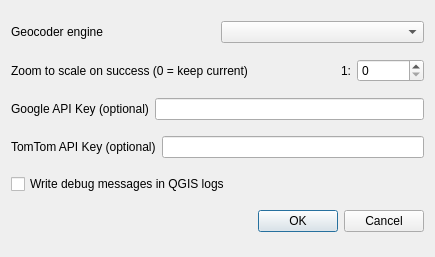
<?xml version="1.0" encoding="UTF-8"?>
<ui version="4.0">
 <class>Config</class>
 <widget class="QDialog" name="Config">
  <property name="enabled">
   <bool>true</bool>
  </property>
  <property name="geometry">
   <rect>
    <x>0</x>
    <y>0</y>
    <width>435</width>
    <height>257</height>
   </rect>
  </property>
  <property name="windowTitle">
   <string>Settings</string>
  </property>
  <layout class="QVBoxLayout" name="verticalLayout">
   <item>
    <layout class="QHBoxLayout" name="horizontalLayout">
     <item>
      <widget class="QLabel" name="label_5">
       <property name="text">
        <string>Geocoder engine</string>
       </property>
      </widget>
     </item>
     <item>
      <widget class="QComboBox" name="geocoderComboBox"/>
     </item>
    </layout>
   </item>
   <item>
    <layout class="QHBoxLayout" name="horizontalLayout_2">
     <item>
      <widget class="QLabel" name="label_3">
       <property name="text">
        <string>Zoom to scale on success (0 = keep current)</string>
       </property>
      </widget>
     </item>
     <item>
      <spacer name="horizontalSpacer">
       <property name="orientation">
        <enum>Qt::Horizontal</enum>
       </property>
       <property name="sizeHint" stdset="0">
        <size>
         <width>40</width>
         <height>20</height>
        </size>
       </property>
      </spacer>
     </item>
     <item>
      <widget class="QLabel" name="label_4">
       <property name="text">
        <string>1:</string>
       </property>
      </widget>
     </item>
     <item>
      <widget class="QSpinBox" name="ZoomScale">
       <property name="maximum">
        <number>1000000</number>
       </property>
       <property name="singleStep">
        <number>100</number>
       </property>
      </widget>
     </item>
    </layout>
   </item>
   <item>
    <layout class="QHBoxLayout" name="horizontalLayout_3">
     <item>
      <widget class="QLabel" name="label">
       <property name="text">
        <string>Google API Key (optional)</string>
       </property>
      </widget>
     </item>
     <item>
      <widget class="QLineEdit" name="googleKey"/>
     </item>
    </layout>
   </item>
      <item>
    <layout class="QHBoxLayout" name="horizontalLayout_3">
     <item>
      <widget class="QLabel" name="label">
       <property name="text">
        <string>TomTom API Key (optional)</string>
       </property>
      </widget>
     </item>
     <item>
      <widget class="QLineEdit" name="tomtomKey"/>
     </item>
    </layout>
   </item>
   <item>
    <widget class="QCheckBox" name="debugCheckBox">
     <property name="text">
      <string>Write debug messages in QGIS logs</string>
     </property>
    </widget>
   </item>
   <item>
    <widget class="QDialogButtonBox" name="buttonBox">
     <property name="orientation">
      <enum>Qt::Horizontal</enum>
     </property>
     <property name="standardButtons">
      <set>QDialogButtonBox::Cancel|QDialogButtonBox::Ok</set>
     </property>
    </widget>
   </item>
  </layout>
 </widget>
 <resources/>
 <connections>
  <connection>
   <sender>buttonBox</sender>
   <signal>accepted()</signal>
   <receiver>Config</receiver>
   <slot>accept()</slot>
   <hints>
    <hint type="sourcelabel">
     <x>248</x>
     <y>254</y>
    </hint>
    <hint type="destinationlabel">
     <x>157</x>
     <y>274</y>
    </hint>
   </hints>
  </connection>
  <connection>
   <sender>buttonBox</sender>
   <signal>rejected()</signal>
   <receiver>Config</receiver>
   <slot>reject()</slot>
   <hints>
    <hint type="sourcelabel">
     <x>316</x>
     <y>260</y>
    </hint>
    <hint type="destinationlabel">
     <x>286</x>
     <y>274</y>
    </hint>
   </hints>
  </connection>
 </connections>
</ui>
